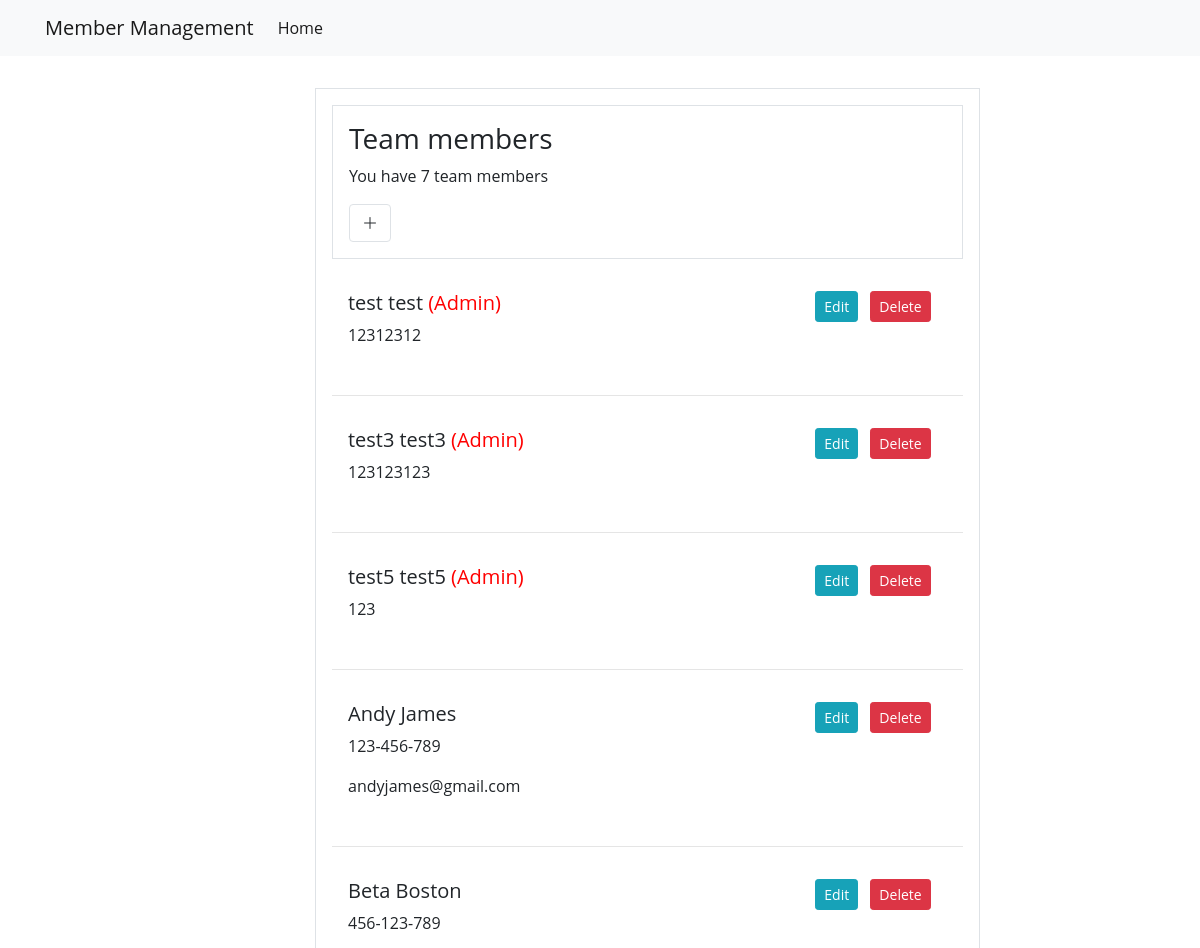
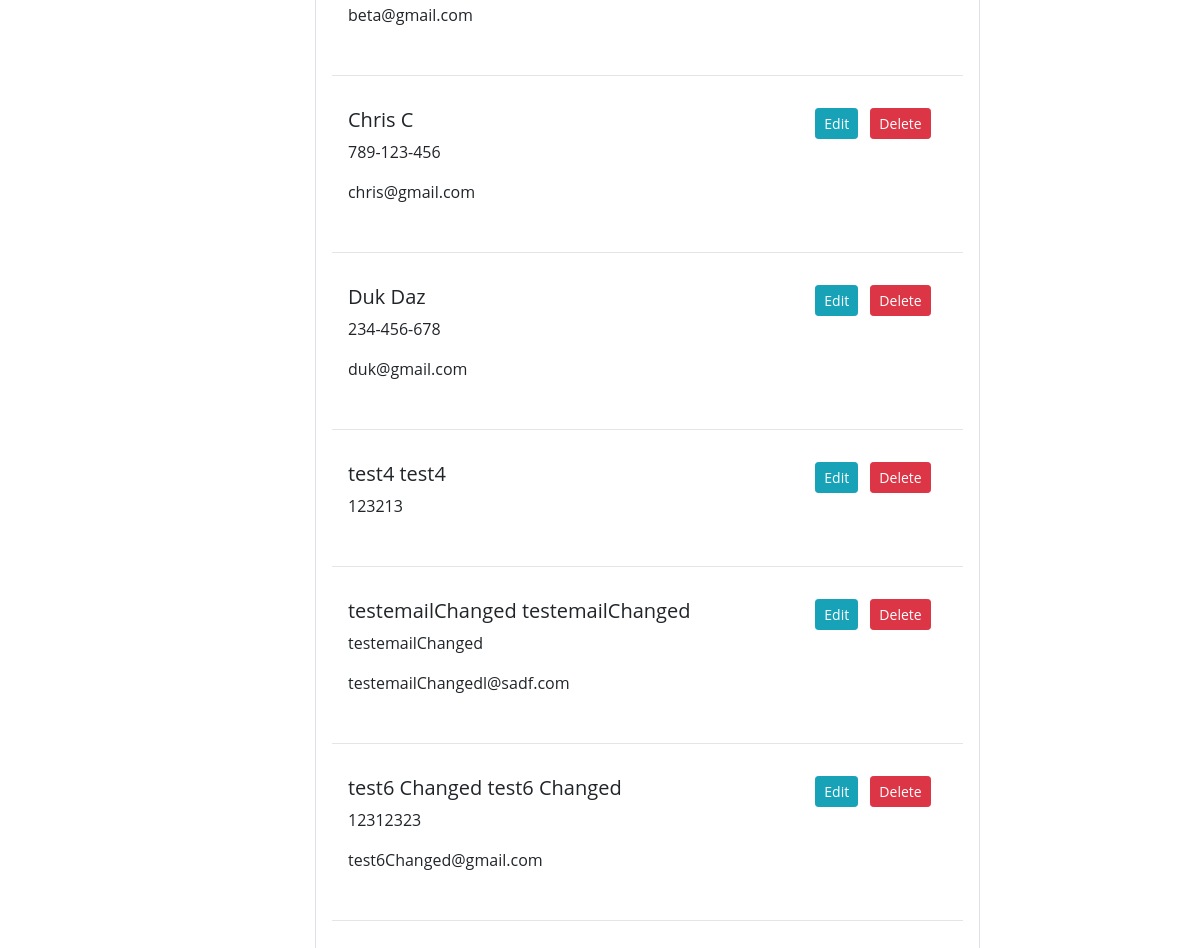
The app's page /, older data (2 pictures, top to bottom).
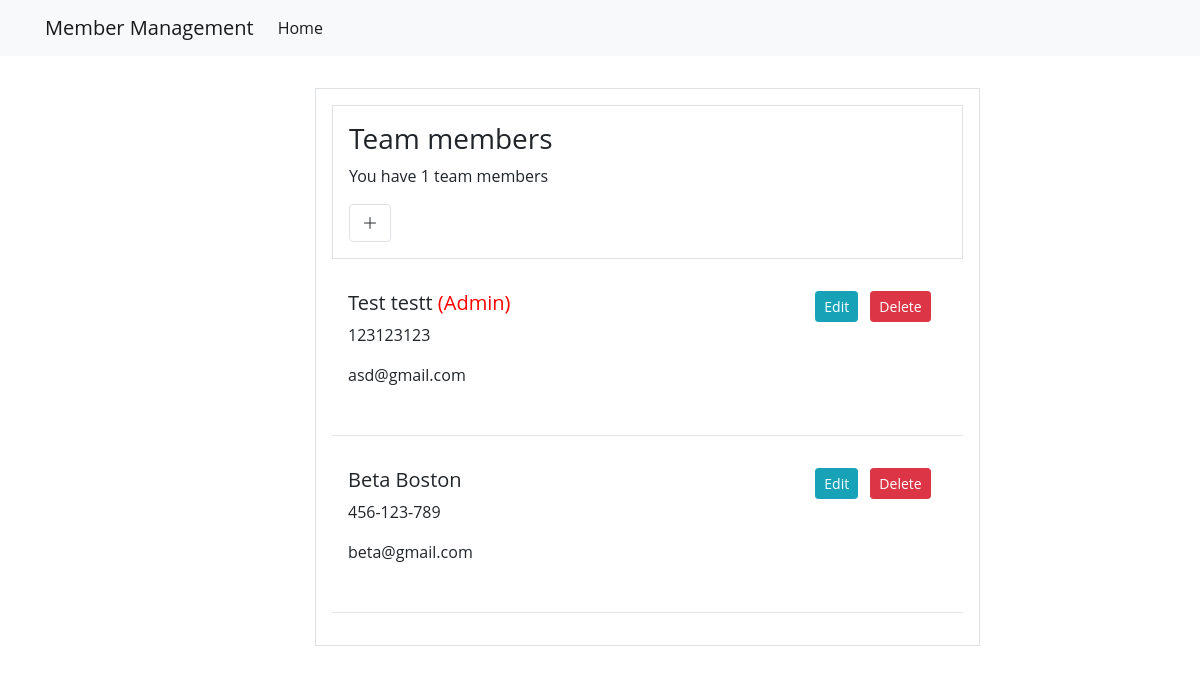
The same page, newer data.
### membermanagementapp/models.py (models this page shows, shortened)
class Member(models.Model):
    first_name  = models.CharField(max_length=50)
    last_name   = models.CharField(max_length=50)
    email  = models.EmailField(max_length=70,blank=True)
    phone_number  = models.CharField(max_length=50,blank=True,null=True)
    role = models.CharField(max_length=50, blank=True, null=True, choices=role_choice, default='Regular Member')

### membermanagementapp/views.py (the view)
# urls.py: path('', MemberList.as_view(), name='membermangement-index'),
class MemberList(ListView):
    model = Member
    context_object_name = 'members'
    template_name = 'membermanagementapp/index.html'
    def get_context_data(self, **kwargs):
        context = super().get_context_data(**kwargs)
        context['members'] =  Member.objects.all().order_by('role')
        context['count_members'] =  Member.objects.filter(role='Regular Member').count()
        return context

### membermanagementapp/templates/membermanagementapp/index.html
{% extends 'partials/base.html' %}
{% block content %}
    <div >
        {% include 'partials/side.html' %}
        {% for member in members %}
        <div class="p-3">
            <div class="row">
                <div class="col-md-8">
                    <h5>
                        {{ member.first_name }}
                        {{ member.last_name }}
                        {% if member.role == 'Admin' %}
                            <h7 style="color:red;">({{ member.role }})</h7>
                        {% endif %}
                    </h5>
                    <p>{{ member.phone_number }}</p>
                    <p>{{ member.email }}</p>
                </div>
                <div class="col-md-4">
                    <a class="btn btn-info btn-sm ml-5" href="{% url 'membermangement-edit-item' member.id %}">Edit</a>
                    <a class="btn btn-danger btn-sm ml-2" href="{% url 'membermangement-delete-item' member.id %}">Delete</a>
                </div>
            </div>
        </div>
        <hr>
        {% endfor %}
    </div>
{% endblock %}

Row changes from the older to the newer data that the page shows:
removed Member: first_name "test", last_name "test", role "Admin", phone_number "12312312"
removed Member: first_name "test3", last_name "test3", role "Admin", phone_number "123123123"
removed Member: first_name "test5", last_name "test5", role "Admin", phone_number "123"
removed Member: first_name "Andy", last_name "James", phone_number "123-456-789", email "andyjames@gmail.com"
removed Member: first_name "Chris", last_name "C", phone_number "789-123-456", email "chris@gmail.com"
removed Member: first_name "Duk", last_name "Daz", phone_number "234-456-678", email "duk@gmail.com"
removed Member: first_name "test4", last_name "test4", phone_number "123213"
removed Member: first_name "testemailChanged", last_name "testemailChanged", phone_number "testemailChanged", email "testemailChangedl@sadf.com"
removed Member: first_name "test6 Changed", last_name "test6 Changed", phone_number "12312323", email "test6Changed@gmail.com"
added Member: first_name "Test", last_name "testt", role "Admin", phone_number "123123123", email "asd@gmail.com"
Text that changed along with them:
{{ count_members }}: "7" → "1"
